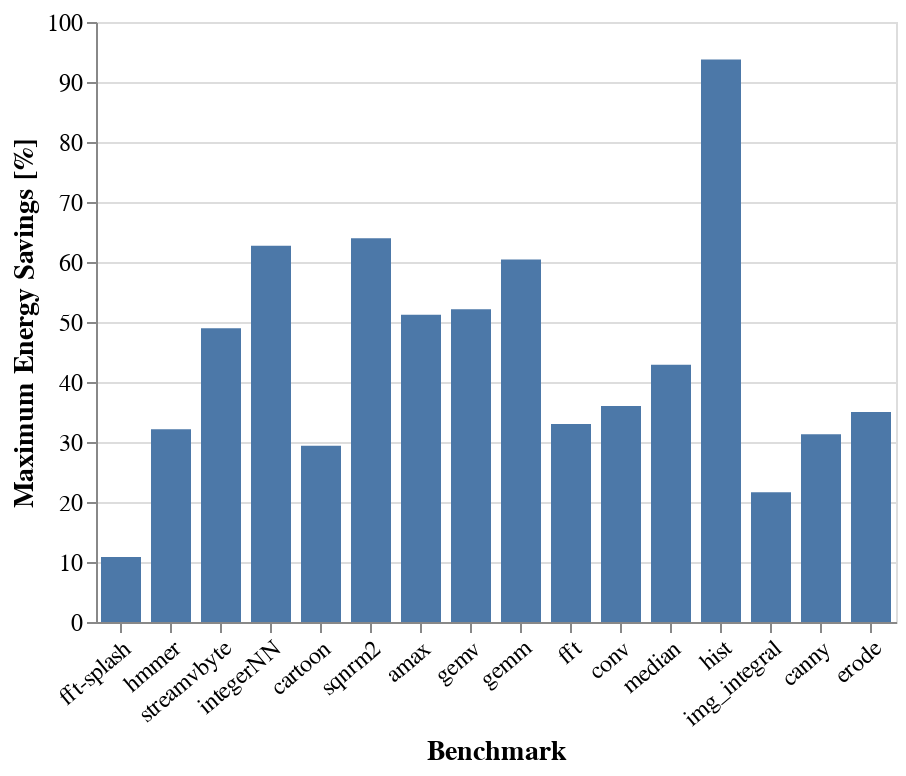

Notebook code cell kept with this figure:
### Code cell
fig_width = alt.Chart(df_savings).mark_bar(size=20).encode(
    x=alt.X(
        'Benchmark:N',
        axis=alt.Axis(labelAngle=-40),
        sort=bench_order
    ),
    y=alt.Y(
        'Width Saved:Q',
        scale=alt.Scale(domain=(0, 100)),
        title="Maximum Energy Savings [%]"
    )
).properties(
    width=alt.Step(25)
).configure_axis(
    labelFontSize=12, titleFontSize=14
)
fig_width

### Figure 1 — Vega-Lite specification as saved in the notebook (floating-point values rounded to 4 significant figures)
{"config": {"view": {"continuousWidth": 400, "continuousHeight": 300}, "axis": {"labelFontSize": 12, "titleFontSize": 14}}, "data": {"name": "data-80c165854b716ed7bfa239c7d783edf7"}, "mark": {"type": "bar", "size": 20}, "encoding": {"x": {"type": "nominal", "axis": {"labelAngle": -40}, "field": "Benchmark", "sort": ["freqmine", "swaptions", "swaptions-parvec", "streamcluster-parvec", "barnes", "raytrace", "fft-splash", "libquantum", "hmmer", "streamvbyte", "integerNN", "cartoon", "ger", "sqnrm2", "amax", "gemv", "gemm", "fft", "conv", "median", "hist", "img_integral", "canny", "erode"]}, "y": {"type": "quantitative", "field": "Width Saved", "scale": {"domain": [0, 100]}, "title": "Maximum Energy Savings [%]"}}, "width": {"step": 25}, "$schema": "https://vega.github.io/schema/vega-lite/v4.0.0.json", "datasets": {"data-80c165854b716ed7bfa239c7d783edf7": [{"Benchmark": "amax", "Width Saved": 51.19}, {"Benchmark": "canny", "Width Saved": 31.31}, {"Benchmark": "cartoon", "Width Saved": 29.39}, {"Benchmark": "conv", "Width Saved": 35.98}, {"Benchmark": "erode", "Width Saved": 34.98}, {"Benchmark": "fft", "Width Saved": 33.0}, {"Benchmark": "fft-splash", "Width Saved": 10.85}, {"Benchmark": "gemm", "Width Saved": 60.41}, {"Benchmark": "gemv", "Width Saved": 52.13}, {"Benchmark": "hist", "Width Saved": 93.75}, {"Benchmark": "hmmer", "Width Saved": 32.12}, {"Benchmark": "img_integral", "Width Saved": 21.63}, {"Benchmark": "integerNN", "Width Saved": 62.72}, {"Benchmark": "median", "Width Saved": 42.86}, {"Benchmark": "sqnrm2", "Width Saved": 63.96}, {"Benchmark": "streamvbyte", "Width Saved": 48.96}]}}
